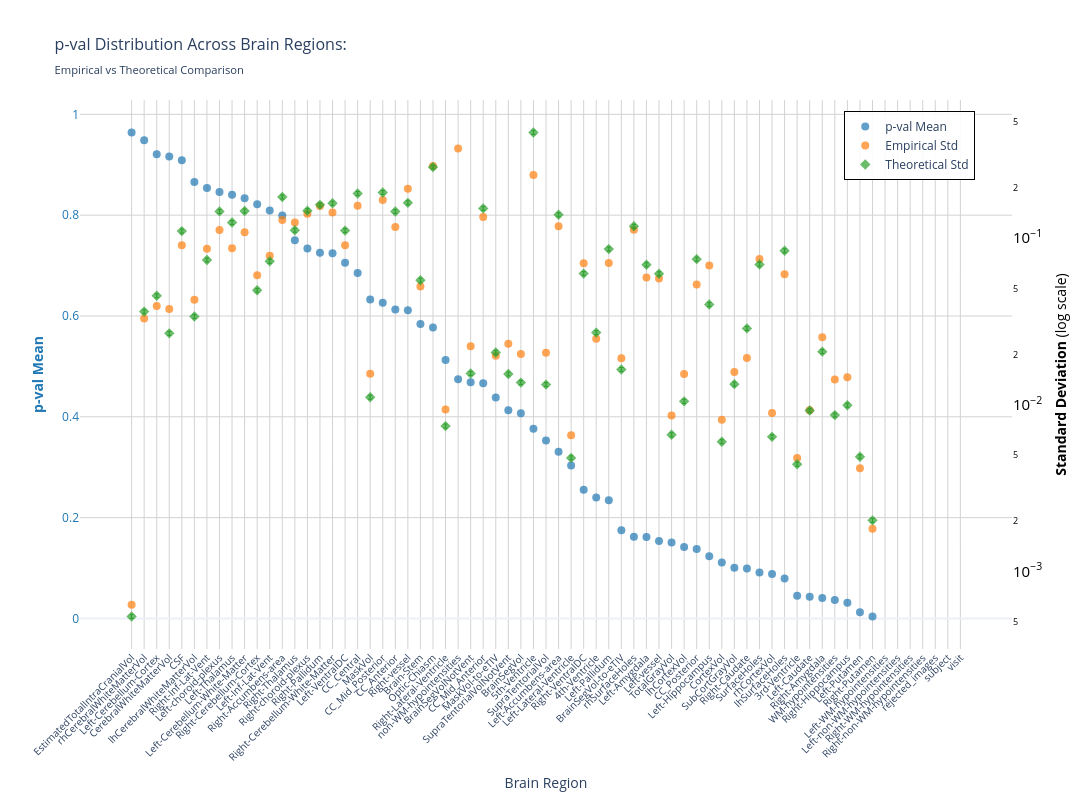
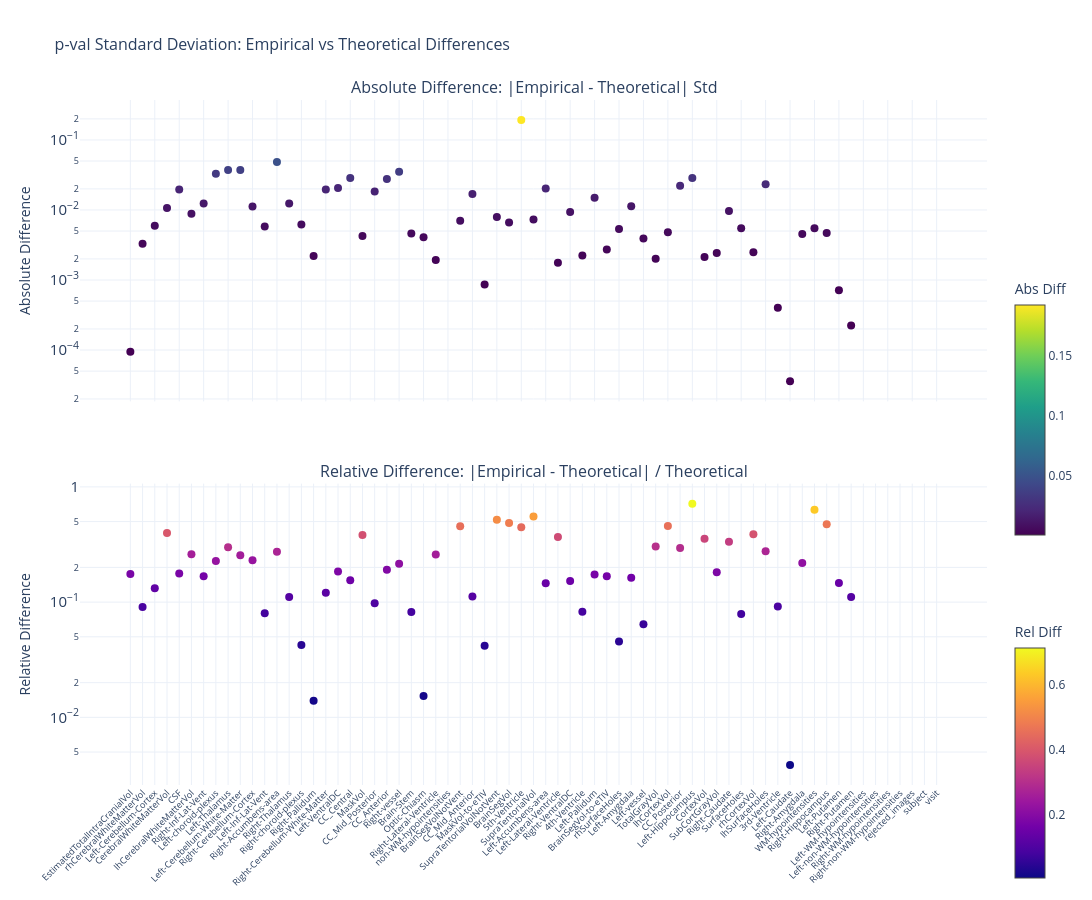

The notebook cell these images were saved under, in order:
### Markdown cell above
### p-value

### Code cell
nu_nav = df_npvr[(df_npvr["timepoint"] == "baseline") & (df_npvr["group"] == "HC-PD")]
data_path = stats_dir / f"partial_correlation_baseline_{METRIC}.parquet"
df, stats = get_test_stats(
    data_path,
    stat_functions_F,
    nu_nav,
    hemisphere=False,
    study="baseline",
    raw_values=True,
)
show_figure(stats, hemisphere=False, stat_name="p-val", study="baseline", metric=METRIC)

### Figure 1 — Plotly figure (JSON) as saved in the notebook; plotly's stock layout.template omitted (floating-point values rounded to 4 significant figures)
{"data": [{"hovertemplate": "<b>%{x}</b><br>Mean p-val: %{y:.2f}<br><extra></extra>", "marker": {"color": "#1f77b4", "opacity": 0.7, "size": 8}, "mode": "markers", "name": "p-val Mean", "type": "scatter", "x": ["EstimatedTotalIntraCranialVol", "rhCerebralWhiteMatterVol", "Left-Cerebellum-Cortex", "CerebralWhiteMatterVol", "CSF", "lhCerebralWhiteMatterVol", "Right-Inf-Lat-Vent", "Left-choroid-plexus", "Left-Thalamus", "Left-Cerebellum-White-Matter", "Right-Cerebellum-Cortex", "Left-Inf-Lat-Vent", "Right-Accumbens-area", "Right-Thalamus", "Right-choroid-plexus", "Right-Pallidum", "Right-Cerebellum-White-Matter", "Left-VentralDC", "CC_Central", "MaskVol", "CC_Mid_Posterior", "CC_Anterior", "Right-vessel", "Brain-Stem", "Optic-Chiasm", "Right-Lateral-Ventricle", "non-WM-hypointensities", "BrainSegVolNotVent", "CC_Mid_Anterior", "MaskVol-to-eTIV", "SupraTentorialVolNotVent", "BrainSegVol", "5th-Ventricle", "SupraTentorialVol", "Left-Accumbens-area", "Left-Lateral-Ventricle", "Right-VentralDC", "4th-Ventricle", "Left-Pallidum", "BrainSegVol-to-eTIV", "rhSurfaceHoles", "Left-Amygdala", "Left-vessel", "TotalGrayVol", "lhCortexVol", "CC_Posterior", "Left-Hippocampus", "CortexVol", "SubCortGrayVol", "Right-Caudate", "SurfaceHoles", "rhCortexVol", "lhSurfaceHoles", "3rd-Ventricle", "Left-Caudate", "Right-Amygdala", "WM-hypointensities", "Right-Hippocampus", "Left-Putamen", "Right-Putamen", "Left-WM-hypointensities", "Left-non-WM-hypointensities", "Right-WM-hypointensities", "Right-non-WM-hypointensities", "rejected_images", "subject", "visit"], "y": [0.9641, 0.9485, 0.9209, 0.9164, 0.9092, 0.866, 0.8539, 0.8461, 0.8406, 0.8337, 0.8214, 0.8093, 0.7995, 0.7503, 0.7341, 0.7252, 0.7243, 0.7054, 0.6851, 0.6325, 0.626, 0.6126, 0.6112, 0.5842, 0.5774, 0.5125, 0.4746, 0.4685, 0.4664, 0.4381, 0.4129, 0.4069, 0.3764, 0.353, 0.3308, 0.3036, 0.2552, 0.2397, 0.2343, 0.1749, 0.162, 0.1616, 0.1537, 0.1508, 0.1417, 0.1376, 0.1235, 0.111, 0.1005, 0.09882, 0.09129, 0.08802, 0.07902, 0.04475, 0.04295, 0.04062, 0.03657, 0.03117, 0.01206, 0.003722, NaN, NaN, NaN, NaN, NaN, NaN, NaN], "yaxis": "y"}, {"hovertemplate": "<b>%{x}</b><br>Empirical Std: %{y:.3f}<br><extra></extra>", "marker": {"color": "#ff7f0e", "opacity": 0.7, "size": 8, "symbol": "circle"}, "mode": "markers", "name": "Empirical Std", "type": "scatter", "x": ["EstimatedTotalIntraCranialVol", "rhCerebralWhiteMatterVol", "Left-Cerebellum-Cortex", "CerebralWhiteMatterVol", "CSF", "lhCerebralWhiteMatterVol", "Right-Inf-Lat-Vent", "Left-choroid-plexus", "Left-Thalamus", "Left-Cerebellum-White-Matter", "Right-Cerebellum-Cortex", "Left-Inf-Lat-Vent", "Right-Accumbens-area", "Right-Thalamus", "Right-choroid-plexus", "Right-Pallidum", "Right-Cerebellum-White-Matter", "Left-VentralDC", "CC_Central", "MaskVol", "CC_Mid_Posterior", "CC_Anterior", "Right-vessel", "Brain-Stem", "Optic-Chiasm", "Right-Lateral-Ventricle", "non-WM-hypointensities", "BrainSegVolNotVent", "CC_Mid_Anterior", "MaskVol-to-eTIV", "SupraTentorialVolNotVent", "BrainSegVol", "5th-Ventricle", "SupraTentorialVol", "Left-Accumbens-area", "Left-Lateral-Ventricle", "Right-VentralDC", "4th-Ventricle", "Left-Pallidum", "BrainSegVol-to-eTIV", "rhSurfaceHoles", "Left-Amygdala", "Left-vessel", "TotalGrayVol", "lhCortexVol", "CC_Posterior", "Left-Hippocampus", "CortexVol", "SubCortGrayVol", "Right-Caudate", "SurfaceHoles", "rhCortexVol", "lhSurfaceHoles", "3rd-Ventricle", "Left-Caudate", "Right-Amygdala", "WM-hypointensities", "Right-Hippocampus", "Left-Putamen", "Right-Putamen", "Left-WM-hypointensities", "Left-non-WM-hypointensities", "Right-WM-hypointensities", "Right-non-WM-hypointensities", "rejected_images", "subject", "visit"], "y": [0.0006305, 0.03298, 0.03918, 0.03755, 0.0908, 0.04273, 0.08644, 0.112, 0.08699, 0.1086, 0.05991, 0.07846, 0.1284, 0.1241, 0.1401, 0.1564, 0.1425, 0.09062, 0.1569, 0.01535, 0.1697, 0.117, 0.1982, 0.05137, 0.2713, 0.009385, 0.3451, 0.02246, 0.1341, 0.01974, 0.02324, 0.02022, 0.2392, 0.02055, 0.1181, 0.006574, 0.07066, 0.02491, 0.07112, 0.01902, 0.1126, 0.05808, 0.05725, 0.008622, 0.01531, 0.05278, 0.06867, 0.008138, 0.01573, 0.01913, 0.07513, 0.00892, 0.06086, 0.004803, 0.009278, 0.02542, 0.01418, 0.01465, 0.004168, 0.001802, NaN, NaN, NaN, NaN, NaN, NaN, NaN], "yaxis": "y2"}, {"error_y": {"array": [1.502e-05, 0.001016, 0.001265, 0.0007525, 0.003092, 0.0009495, 0.002074, 0.004059, 0.003481, 0.004082, 0.001364, 0.002035, 0.004952, 0.003131, 0.004101, 0.004443, 0.004542, 0.003114, 0.005201, 0.0003113, 0.005268, 0.004051, 0.00457, 0.001568, 0.007487, 0.0002089, NaN, 0.0004324, 0.004231, 0.0005773, 0.0004291, 0.000381, 0.01209, 0.0003708, 0.003874, 0.0001346, 0.001718, 0.0007605, 0.002411, 0.0004566, 0.003304, 0.001944, 0.001714, 0.0001852, 0.0002941, 0.002099, 0.001122, 0.0001684, 0.0003729, 0.0008058, 0.001951, 0.0001801, 0.002357, 0.0001233, 0.000259, 0.0005845, 0.0002432, 0.0002788, 0.0001368, 5.677e-05, NaN, NaN, NaN, NaN, NaN, NaN, NaN], "arrayminus": [1.461e-05, 0.0009882, 0.00123, 0.0007316, 0.003006, 0.0009232, 0.002017, 0.003946, 0.003385, 0.003969, 0.001326, 0.001979, 0.004815, 0.003044, 0.003988, 0.00432, 0.004416, 0.003028, 0.005056, 0.0003026, 0.005122, 0.003939, 0.004443, 0.001525, 0.00728, 0.0002031, NaN, 0.0004204, 0.004114, 0.0005613, 0.0004172, 0.0003705, 0.01175, 0.0003605, 0.003767, 0.0001309, 0.001671, 0.0007394, 0.002345, 0.0004439, 0.003212, 0.00189, 0.001666, 0.00018, 0.0002859, 0.002041, 0.001091, 0.0001637, 0.0003625, 0.0007835, 0.001897, 0.0001751, 0.002292, 0.0001199, 0.0002518, 0.0005683, 0.0002364, 0.000271, 0.000133, 5.519e-05, NaN, NaN, NaN, NaN, NaN, NaN, NaN], "color": "#2ca02c", "thickness": 1, "type": "data", "visible": true, "width": 2}, "hovertemplate": "<b>%{x}</b><br>Theoretical Std: %{y:.3f}<br><extra></extra>", "marker": {"color": "#2ca02c", "opacity": 0.7, "size": 8, "symbol": "diamond"}, "mode": "markers", "name": "Theoretical Std", "type": "scatter", "x": ["EstimatedTotalIntraCranialVol", "rhCerebralWhiteMatterVol", "Left-Cerebellum-Cortex", "CerebralWhiteMatterVol", "CSF", "lhCerebralWhiteMatterVol", "Right-Inf-Lat-Vent", "Left-choroid-plexus", "Left-Thalamus", "Left-Cerebellum-White-Matter", "Right-Cerebellum-Cortex", "Left-Inf-Lat-Vent", "Right-Accumbens-area", "Right-Thalamus", "Right-choroid-plexus", "Right-Pallidum", "Right-Cerebellum-White-Matter", "Left-VentralDC", "CC_Central", "MaskVol", "CC_Mid_Posterior", "CC_Anterior", "Right-vessel", "Brain-Stem", "Optic-Chiasm", "Right-Lateral-Ventricle", "non-WM-hypointensities", "BrainSegVolNotVent", "CC_Mid_Anterior", "MaskVol-to-eTIV", "SupraTentorialVolNotVent", "BrainSegVol", "5th-Ventricle", "SupraTentorialVol", "Left-Accumbens-area", "Left-Lateral-Ventricle", "Right-VentralDC", "4th-Ventricle", "Left-Pallidum", "BrainSegVol-to-eTIV", "rhSurfaceHoles", "Left-Amygdala", "Left-vessel", "TotalGrayVol", "lhCortexVol", "CC_Posterior", "Left-Hippocampus", "CortexVol", "SubCortGrayVol", "Right-Caudate", "SurfaceHoles", "rhCortexVol", "lhSurfaceHoles", "3rd-Ventricle", "Left-Caudate", "Right-Amygdala", "WM-hypointensities", "Right-Hippocampus", "Left-Putamen", "Right-Putamen", "Left-WM-hypointensities", "Left-non-WM-hypointensities", "Right-WM-hypointensities", "Right-non-WM-hypointensities", "rejected_images", "subject", "visit"], "y": [0.0005363, 0.03628, 0.04515, 0.02686, 0.1103, 0.03389, 0.07404, 0.1449, 0.1242, 0.1457, 0.04869, 0.07264, 0.1768, 0.1117, 0.1464, 0.1586, 0.1621, 0.1111, 0.1856, 0.01111, 0.188, 0.1446, 0.1631, 0.05597, 0.2672, 0.007457, NaN, 0.01543, 0.151, 0.0206, 0.01532, 0.0136, 0.4315, 0.01323, 0.1383, 0.004805, 0.06132, 0.02714, 0.08607, 0.0163, 0.1179, 0.06937, 0.06117, 0.006609, 0.0105, 0.07492, 0.04004, 0.006009, 0.01331, 0.02876, 0.06963, 0.006426, 0.08412, 0.0044, 0.009243, 0.02086, 0.008679, 0.009949, 0.004882, 0.002026, NaN, NaN, NaN, NaN, NaN, NaN, NaN], "yaxis": "y2"}], "layout": {"height": 800, "hovermode": "x", "legend": {"bgcolor": "rgba(255, 255, 255, 0.9)", "bordercolor": "black", "borderwidth": 1, "font": {"size": 12}, "orientation": "v", "x": 0.82, "y": 0.98}, "title": {"font": {"size": 16}, "text": "p-val Distribution Across Brain Regions:<br><sub>Empirical vs Theoretical Comparison</sub>"}, "width": 1400, "xaxis": {"gridcolor": "lightgray", "showgrid": true, "tickangle": -45, "tickfont": {"size": 10}, "title": {"text": "Brain Region"}}, "yaxis": {"gridcolor": "lightgray", "showgrid": true, "side": "left", "tickfont": {"color": "#1f77b4"}, "title": {"font": {"color": "#1f77b4"}, "text": "<b>p-val Mean</b>"}}, "yaxis2": {"exponentformat": "power", "overlaying": "y", "showgrid": false, "side": "right", "tickfont": {"color": "black"}, "title": {"font": {"color": "black"}, "text": "<b>Standard Deviation</b> (log scale)"}, "type": "log"}}}

### Figure 2 — Plotly figure (JSON) as saved in the notebook; plotly's stock layout.template omitted (floating-point values rounded to 4 significant figures)
{"data": [{"hovertemplate": "<b>%{x}</b><br>Abs Diff: %{y:.4f}<br><extra></extra>", "marker": {"color": [9.428e-05, 0.003295, 0.005967, 0.01069, 0.01954, 0.00884, 0.0124, 0.03288, 0.03726, 0.03708, 0.01123, 0.00582, 0.04831, 0.01236, 0.006227, 0.002211, 0.01959, 0.02053, 0.02872, 0.00424, 0.01834, 0.02762, 0.03513, 0.004598, 0.004094, 0.001928, NaN, 0.007024, 0.01692, 0.0008607, 0.007927, 0.006622, 0.1922, 0.007317, 0.0202, 0.001769, 0.009334, 0.002237, 0.01495, 0.002727, 0.005363, 0.01129, 0.003925, 0.002013, 0.004813, 0.02214, 0.02863, 0.002129, 0.002423, 0.009632, 0.005499, 0.002493, 0.02326, 0.0004024, 3.573e-05, 0.004555, 0.005496, 0.004704, 0.0007142, 0.0002239, NaN, NaN, NaN, NaN, NaN, NaN, NaN], "colorbar": {"len": 0.4, "title": {"text": "Abs Diff"}, "y": 0.75, "yanchor": "top"}, "colorscale": [[0, "#440154"], [0.1111, "#482878"], [0.2222, "#3e4989"], [0.3333, "#31688e"], [0.4444, "#26828e"], [0.5556, "#1f9e89"], [0.6667, "#35b779"], [0.7778, "#6ece58"], [0.8889, "#b5de2b"], [1, "#fde725"]], "showscale": true, "size": 8}, "mode": "markers", "name": "Absolute", "type": "scatter", "x": ["EstimatedTotalIntraCranialVol", "rhCerebralWhiteMatterVol", "Left-Cerebellum-Cortex", "CerebralWhiteMatterVol", "CSF", "lhCerebralWhiteMatterVol", "Right-Inf-Lat-Vent", "Left-choroid-plexus", "Left-Thalamus", "Left-Cerebellum-White-Matter", "Right-Cerebellum-Cortex", "Left-Inf-Lat-Vent", "Right-Accumbens-area", "Right-Thalamus", "Right-choroid-plexus", "Right-Pallidum", "Right-Cerebellum-White-Matter", "Left-VentralDC", "CC_Central", "MaskVol", "CC_Mid_Posterior", "CC_Anterior", "Right-vessel", "Brain-Stem", "Optic-Chiasm", "Right-Lateral-Ventricle", "non-WM-hypointensities", "BrainSegVolNotVent", "CC_Mid_Anterior", "MaskVol-to-eTIV", "SupraTentorialVolNotVent", "BrainSegVol", "5th-Ventricle", "SupraTentorialVol", "Left-Accumbens-area", "Left-Lateral-Ventricle", "Right-VentralDC", "4th-Ventricle", "Left-Pallidum", "BrainSegVol-to-eTIV", "rhSurfaceHoles", "Left-Amygdala", "Left-vessel", "TotalGrayVol", "lhCortexVol", "CC_Posterior", "Left-Hippocampus", "CortexVol", "SubCortGrayVol", "Right-Caudate", "SurfaceHoles", "rhCortexVol", "lhSurfaceHoles", "3rd-Ventricle", "Left-Caudate", "Right-Amygdala", "WM-hypointensities", "Right-Hippocampus", "Left-Putamen", "Right-Putamen", "Left-WM-hypointensities", "Left-non-WM-hypointensities", "Right-WM-hypointensities", "Right-non-WM-hypointensities", "rejected_images", "subject", "visit"], "xaxis": "x", "y": [9.428e-05, 0.003295, 0.005967, 0.01069, 0.01954, 0.00884, 0.0124, 0.03288, 0.03726, 0.03708, 0.01123, 0.00582, 0.04831, 0.01236, 0.006227, 0.002211, 0.01959, 0.02053, 0.02872, 0.00424, 0.01834, 0.02762, 0.03513, 0.004598, 0.004094, 0.001928, NaN, 0.007024, 0.01692, 0.0008607, 0.007927, 0.006622, 0.1922, 0.007317, 0.0202, 0.001769, 0.009334, 0.002237, 0.01495, 0.002727, 0.005363, 0.01129, 0.003925, 0.002013, 0.004813, 0.02214, 0.02863, 0.002129, 0.002423, 0.009632, 0.005499, 0.002493, 0.02326, 0.0004024, 3.573e-05, 0.004555, 0.005496, 0.004704, 0.0007142, 0.0002239, NaN, NaN, NaN, NaN, NaN, NaN, NaN], "yaxis": "y"}, {"hovertemplate": "<b>%{x}</b><br>Rel Diff: %{y:.2%}<br><extra></extra>", "marker": {"color": [0.1758, 0.09084, 0.1322, 0.3982, 0.1771, 0.2608, 0.1675, 0.227, 0.2999, 0.2545, 0.2306, 0.08012, 0.2733, 0.1106, 0.04254, 0.01394, 0.1209, 0.1847, 0.1548, 0.3816, 0.09757, 0.191, 0.2154, 0.08216, 0.01532, 0.2586, NaN, 0.4551, 0.1121, 0.04177, 0.5175, 0.4869, 0.4455, 0.5529, 0.1461, 0.3682, 0.1522, 0.08241, 0.1737, 0.1673, 0.04548, 0.1627, 0.06416, 0.3046, 0.4585, 0.2955, 0.7149, 0.3543, 0.1821, 0.3349, 0.07897, 0.388, 0.2765, 0.09146, 0.003866, 0.2184, 0.6333, 0.4728, 0.1463, 0.1105, NaN, NaN, NaN, NaN, NaN, NaN, NaN], "colorbar": {"len": 0.4, "title": {"text": "Rel Diff"}, "y": 0.25, "yanchor": "top"}, "colorscale": [[0, "#0d0887"], [0.1111, "#46039f"], [0.2222, "#7201a8"], [0.3333, "#9c179e"], [0.4444, "#bd3786"], [0.5556, "#d8576b"], [0.6667, "#ed7953"], [0.7778, "#fb9f3a"], [0.8889, "#fdca26"], [1, "#f0f921"]], "showscale": true, "size": 8}, "mode": "markers", "name": "Relative", "type": "scatter", "x": ["EstimatedTotalIntraCranialVol", "rhCerebralWhiteMatterVol", "Left-Cerebellum-Cortex", "CerebralWhiteMatterVol", "CSF", "lhCerebralWhiteMatterVol", "Right-Inf-Lat-Vent", "Left-choroid-plexus", "Left-Thalamus", "Left-Cerebellum-White-Matter", "Right-Cerebellum-Cortex", "Left-Inf-Lat-Vent", "Right-Accumbens-area", "Right-Thalamus", "Right-choroid-plexus", "Right-Pallidum", "Right-Cerebellum-White-Matter", "Left-VentralDC", "CC_Central", "MaskVol", "CC_Mid_Posterior", "CC_Anterior", "Right-vessel", "Brain-Stem", "Optic-Chiasm", "Right-Lateral-Ventricle", "non-WM-hypointensities", "BrainSegVolNotVent", "CC_Mid_Anterior", "MaskVol-to-eTIV", "SupraTentorialVolNotVent", "BrainSegVol", "5th-Ventricle", "SupraTentorialVol", "Left-Accumbens-area", "Left-Lateral-Ventricle", "Right-VentralDC", "4th-Ventricle", "Left-Pallidum", "BrainSegVol-to-eTIV", "rhSurfaceHoles", "Left-Amygdala", "Left-vessel", "TotalGrayVol", "lhCortexVol", "CC_Posterior", "Left-Hippocampus", "CortexVol", "SubCortGrayVol", "Right-Caudate", "SurfaceHoles", "rhCortexVol", "lhSurfaceHoles", "3rd-Ventricle", "Left-Caudate", "Right-Amygdala", "WM-hypointensities", "Right-Hippocampus", "Left-Putamen", "Right-Putamen", "Left-WM-hypointensities", "Left-non-WM-hypointensities", "Right-WM-hypointensities", "Right-non-WM-hypointensities", "rejected_images", "subject", "visit"], "xaxis": "x2", "y": [0.1758, 0.09084, 0.1322, 0.3982, 0.1771, 0.2608, 0.1675, 0.227, 0.2999, 0.2545, 0.2306, 0.08012, 0.2733, 0.1106, 0.04254, 0.01394, 0.1209, 0.1847, 0.1548, 0.3816, 0.09757, 0.191, 0.2154, 0.08216, 0.01532, 0.2586, NaN, 0.4551, 0.1121, 0.04177, 0.5175, 0.4869, 0.4455, 0.5529, 0.1461, 0.3682, 0.1522, 0.08241, 0.1737, 0.1673, 0.04548, 0.1627, 0.06416, 0.3046, 0.4585, 0.2955, 0.7149, 0.3543, 0.1821, 0.3349, 0.07897, 0.388, 0.2765, 0.09146, 0.003866, 0.2184, 0.6333, 0.4728, 0.1463, 0.1105, NaN, NaN, NaN, NaN, NaN, NaN, NaN], "yaxis": "y2"}], "layout": {"annotations": [{"font": {"size": 16}, "showarrow": false, "text": "Absolute Difference: |Empirical - Theoretical| Std", "x": 0.5, "xanchor": "center", "xref": "paper", "y": 1, "yanchor": "bottom", "yref": "paper"}, {"font": {"size": 16}, "showarrow": false, "text": "Relative Difference: |Empirical - Theoretical| / Theoretical", "x": 0.5, "xanchor": "center", "xref": "paper", "y": 0.44, "yanchor": "bottom", "yref": "paper"}], "height": 900, "hovermode": "x unified", "showlegend": false, "title": {"font": {"size": 16}, "text": "p-val Standard Deviation: Empirical vs Theoretical Differences"}, "width": 1400, "xaxis": {"anchor": "y", "domain": [0, 1], "showticklabels": false}, "xaxis2": {"anchor": "y2", "domain": [0, 1], "tickangle": -45, "tickfont": {"size": 9}}, "yaxis": {"anchor": "x", "domain": [0.56, 1], "exponentformat": "power", "title": {"text": "Absolute Difference"}, "type": "log"}, "yaxis2": {"anchor": "x2", "domain": [0, 0.44], "exponentformat": "power", "title": {"text": "Relative Difference"}, "type": "log"}}}
